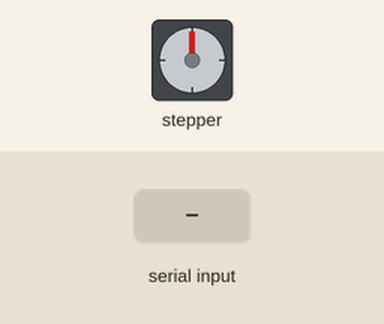
Bench run of a sketch on a simulated Arduino Uno, built with avr-gcc and run on an emulated ATmega328P. Shown: stepper motor. The test bench sets the inputs (shaded band). Stepper angles assume 200 steps per turn.

Above: at 1.2 s.
1.3 s: "R\n" received over Serial
At 4.09 s:
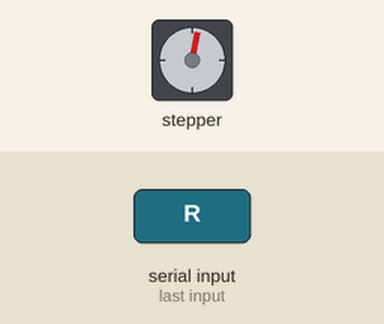
At 4.8 s:
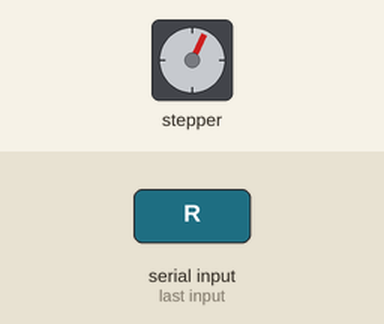
Timing chart, 0 to 21.6 s (numbered marks = the images above; inputs shaded):
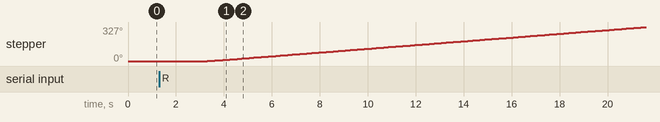

The sketch:

OLD_arduino_motor.ino
```cpp
// Include the AccelStepper Library
#include <AccelStepper.h>

// Define pin connections
const int dirPin = 2;
const int stepPin = 3;

String inputString = "";
boolean stringComplete = false;


// Define motor interface type
#define motorInterfaceType 1

// Creates an instance
AccelStepper myStepper(motorInterfaceType, stepPin, dirPin);

void setup() {
	// set the maximum speed, acceleration factor,
	// initial speed and the target position
	myStepper.setMaxSpeed(10);
	myStepper.setAcceleration(10);
	myStepper.setSpeed(10);
  myStepper.setCurrentPosition(0); //This defines the current position the motor is in to be 200.

  Serial.begin(9600);
}

void loop() {

//I commented out all the print statments we used for testing.

while (Serial.available() > 0 ) {
    char command = Serial.read();
    inputString += command;
    //Serial.print(command);
    if (command == '\n') {
      stringComplete = true;
      //Serial.print("Complete");
    }
    delay(1000);
  }


  if (stringComplete) {
    //Serial.print("InsideComplete!");
    //Serial.print(inputString);
    if (inputString.startsWith("F")) {
      int stepsToMove = inputString.substring(1).toInt();
      myStepper.moveTo(stepsToMove);
      myStepper.runToPosition();
      myStepper.setCurrentPosition(0);
    } else if (inputString.startsWith("S")) {

    } else if (inputString.startsWith("R")) {
      //Serial.print("InsideR");
      myStepper.moveTo(200);
      myStepper.runToPosition();
      myStepper.setCurrentPosition(0);

    } else if (inputString.startsWith("V")) {
      int speedStepper = inputString.substring(1).toInt();
      myStepper.setSpeed(speedStepper);
      myStepper.setMaxSpeed(speedStepper);
	    myStepper.setAcceleration(speedStepper);
    }

    inputString = "";
    stringComplete = false;
  }
  inputString = "";
  stringComplete = false;
}
```

Measured:
- after the input at 1.3 s, stepper: keeps turning clockwise at about 18°/s, starting after 2.0 s
